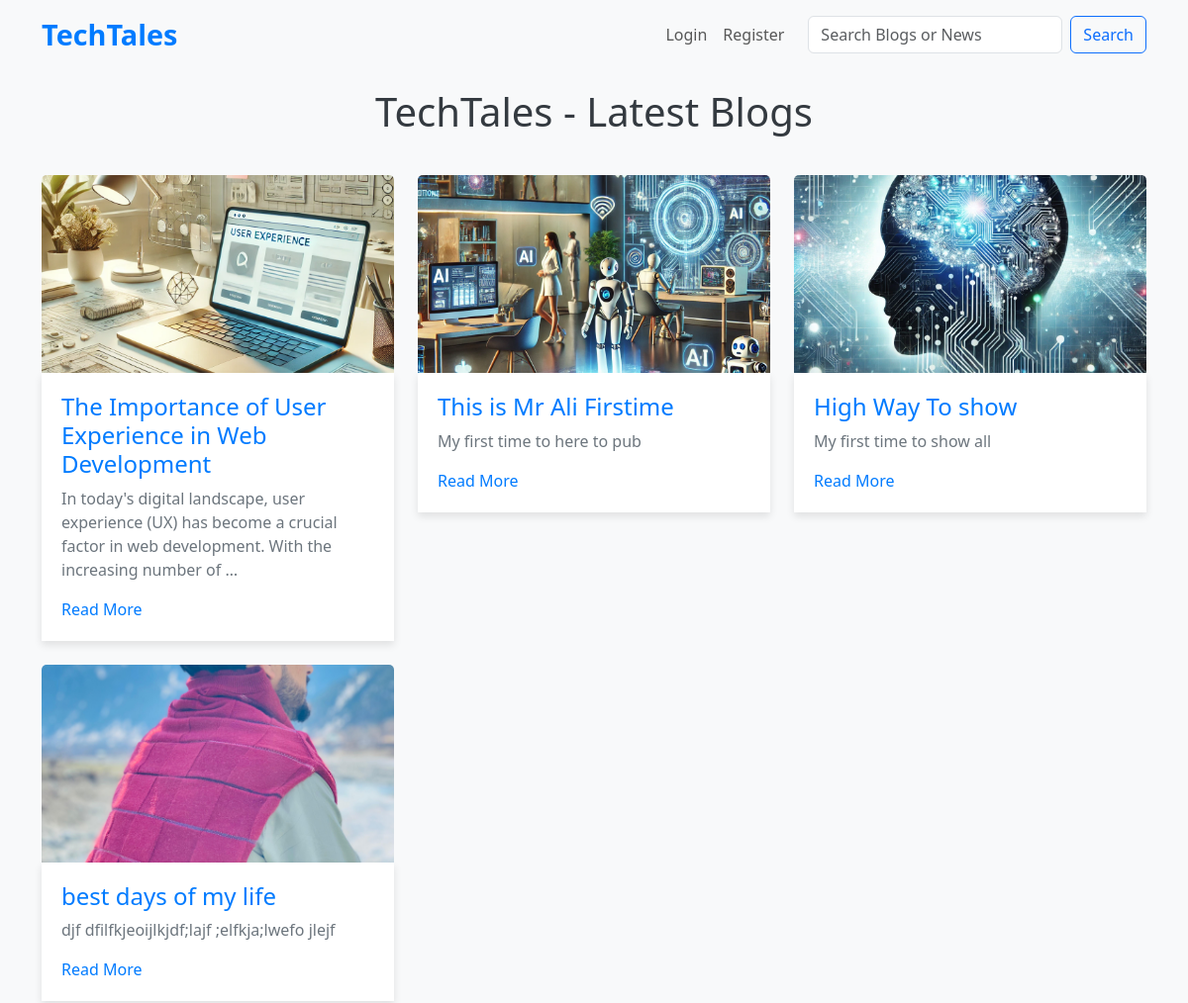
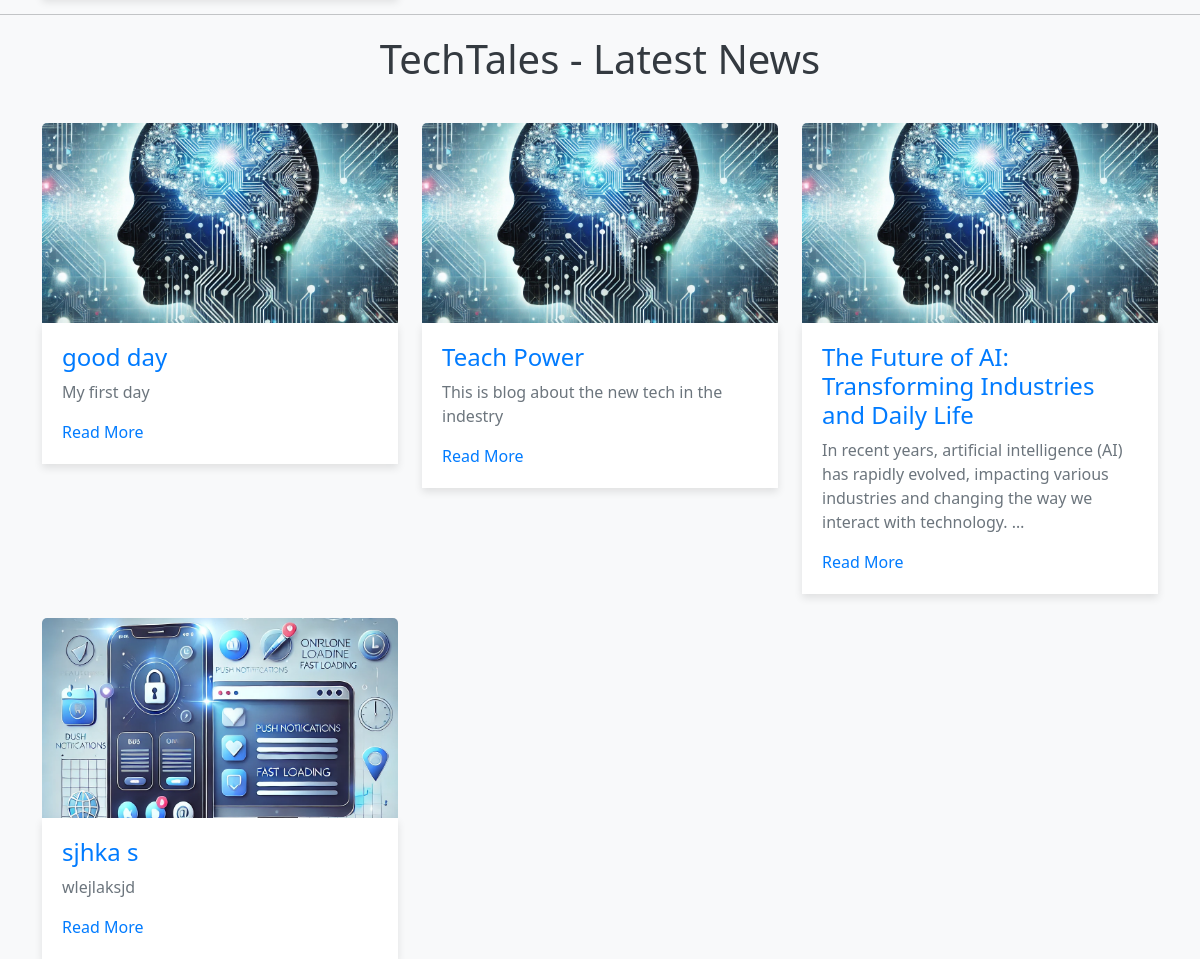
The page / on the database its author committed (2 pictures, top to bottom).
### app/models.py (models this page shows, shortened)
class Blog(models.Model):
    STATUS = (('submitted','submitted'),('pending','pending'),('verified','verified'),('rejected','rejected'))
    user = models.ForeignKey(User,on_delete=models.CASCADE)
    title = models.CharField(max_length=233,unique= True)
    content = models.TextField()
    image = models.ImageField(blank=True,upload_to='blog_images/')
    blog_url = models.URLField(blank=True)
    video = models.CharField(max_length=122,blank=True)
    created_at = models.DateTimeField(auto_now_add=True)
    updated_at = models.DateTimeField(auto_now=True)
    feed_back_to_user = models.CharField(blank=True,max_length=200)
    status = models.CharField(blank=True,choices=STATUS,max_length=20,default='submitted')

class News(models.Model):
    STATUS = (('submitted','submitted'),('pending','pending'),('verified','verified'),('rejected','rejected'))
    user = models.ForeignKey(User,on_delete=models.CASCADE)
    title = models.CharField(max_length=233,unique=True)
    content = models.TextField()
    image = models.ImageField(blank=True,upload_to='news_images/')
    news_url = models.URLField(blank=True)
    video = models.CharField(max_length=122,blank=True)
    created_at = models.DateTimeField(auto_now_add=True,blank=True)
    updated_at = models.DateTimeField(auto_now=True,blank=True)
    is_verified = models.BooleanField(blank=True,default=False)
    feed_back_to_user = models.CharField(blank=True,max_length=200)
    status = models.CharField(blank=True,choices=STATUS,max_length=20,default='submitted')

### app/views.py (the view)
# urls.py: path('',index,name='index'),
def index(request):
    blog = Blog.objects.all().order_by('-id')
    news = News.objects.all().order_by('-id')
    context = {
        'blogs': blog,
        'news': news,
    }
    return render(request,'index.html',context)

### templates/index.html (shortened to what this page needs)
<!DOCTYPE html>
<html lang="en">
<head>
    <link href="https://cdn.jsdelivr.net/npm/bootstrap@5.3.0-alpha1/dist/css/bootstrap.min.css" rel="stylesheet">
</head>
<body>
    <nav class="navbar navbar-expand-lg navbar-light bg-light">
        <div class="container">
            <a class="navbar-brand" href="/">TechTales</a>
            <div class="collapse navbar-collapse" id="navbarNav">
                <ul class="navbar-nav ms-auto">
                    {% if request.user.is_authenticated %}
                    <li class="nav-item">
                        <a class="nav-link" href="{% url 'dashboard' %}">Dashboard</a>
                    </li>
                    <li class="nav-item">
                        <a class="nav-link" href="{% url 'logout_view' %}">Logout</a>
                    </li>
                    {% else %}
                    <li class="nav-item">
                        <a class="nav-link" href="{% url 'login_view' %}">Login</a>
                    </li>
                    <li class="nav-item">
                        <a class="nav-link" href="{% url 'register' %}">Register</a>
                    </li>
                    {% endif %}
                </ul>
                <form class="d-flex ms-3" action="{% url 'search_result'%}" method="GET">
                    <input class="form-control me-2" value="{{query}}" type="search" name="q" placeholder="Search Blogs or News" aria-label="Search">
                    <button class="btn btn-outline-primary" type="submit">Search</button>
                </form>
            </div>
        </div>
    </nav>
    <h1 class="blog-title">TechTales - Latest Blogs</h1>
    <div class="container blog-container">
        <div class="row row-cols-1 row-cols-md-3 g-4">
            {% for blog in blogs %}
            {% if blog.status == 'verified' %}
            <div class="col">
                <div class="card">
                    <img src="{{ blog.image.url }}" class="card-img-top" alt="Blog Image">
                    <div class="card-body">
                        <h5 class="card-title">{{ blog.title }}</h5>
                        <p class="card-text">{{ blog.content|truncatewords:20 }}</p>
                        <a href="{% url 'blog_details' blog.id %}" class="read-more">Read More</a>
                    </div>
                </div>
            </div>
            {% endif %}
            {% empty %}
            <p>No blogs uploaded yet.</p>
            {% endfor %}
        </div>
    </div>
    <hr>
    <h1 class="news-title">TechTales - Latest News</h1>
    <div class="container news-container">
        <div class="row row-cols-1 row-cols-md-3 g-4">
            {% for news in news %}
            {% if news.is_verified %}
            <div class="col">
                <div class="card">
                    <img src="{{ news.image.url }}" class="card-img-top" alt="News Image">
                    <div class="card-body">
                        <h5 class="card-title">{{ news.title }}</h5>
                        <p class="card-text">{{ news.content|truncatewords:20 }}</p>
                        <a href="{% url 'news_details' news.id %}" class="read-more">Read More</a>
                    </div>
                </div>
            </div>
            {% endif %}
            {% empty %}
            <p>No news uploaded yet.</p>
            {% endfor %}
        </div>
    </div>
</body>
</html>

### templates/index.html (style rules this page uses)
body { background-color: #f8f9fa; }
.blog-title, .news-title { text-align: center; margin-top: 20px; color: #343a40; }
.blog-container, .news-container { margin-top: 40px; }
.card { border: none; transition: transform 0.3s; }
.card-img-top { height: 200px; object-fit: cover; }
.card-body { background-color: #ffffff; padding: 20px; box-shadow: 0 4px 8px rgba(0, 0, 0, 0.1); }
.card-title { font-size: 1.5rem; color: #007bff; }
.card-text { color: #6c757d; display: -webkit-box; -webkit-box-orient: vertical; overflow: hidden; text-overflow: ellipsis; }
.read-more { color: #007bff; text-decoration: none; }
.navbar-brand { font-size: 1.8rem; color: #007bff; font-weight: bold; }

### rows shown on the page
Blog: image (picture), title "The Importance of User Experience in Web Development", content "In today's digital landscape, user experience (UX) has become a crucial factor in web development. With the increasing number of …"
Blog: image (picture), title "This is Mr Ali Firstime", content "My first time to here to pub"
Blog: image (picture), title "High Way To show", content "My first time to show all"
Blog: image (picture), title "best days of my life", content "djf dfilfkjeoijlkjdf;lajf ;elfkja;lwefo jlejf"
News: image (picture), title "good day", content "My first day"
News: image (picture), title "Teach Power", content "This is blog about the new tech in the indestry"
News: image (picture), title "The Future of AI: Transforming Industries and Daily Life", content "In recent years, artificial intelligence (AI) has rapidly evolved, impacting various industries and changing the way we interact with technology. …"
News: image (picture), title "sjhka s", content "wlejlaksjd"
